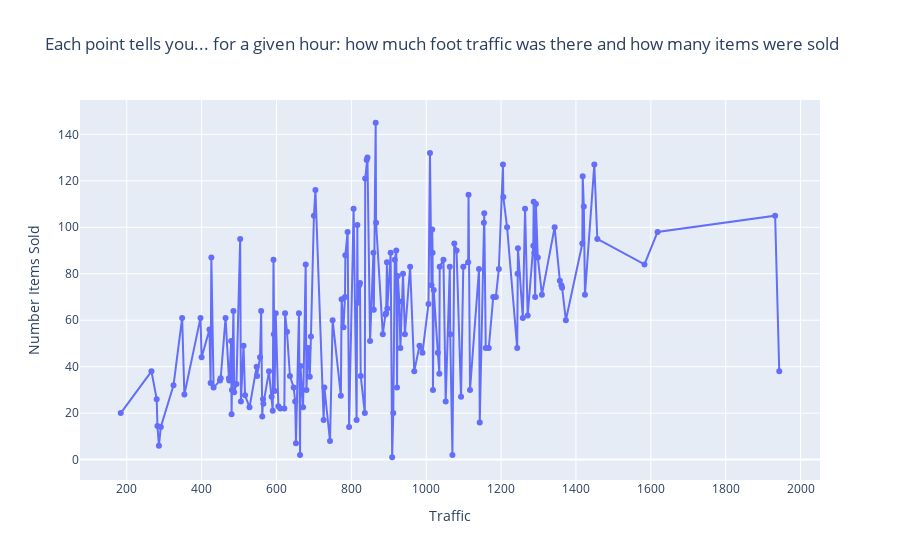

Notebook source saved alongside this figure:
### Code cell
# Create the plot using Plotly Express
fig = px.line(df_avg_sales, x='Traffic', y='Number Items Sold', title="Each point tells you... for a given hour: how much foot traffic was there and how many items were sold", markers=True)

# Show the plot
fig.show()

### Figure 1 — Plotly figure (JSON) as saved in the notebook; plotly's stock layout.template omitted (floating-point values rounded to 4 significant figures; data arrays with more than 128 entries replaced by an {"elided": "..."} marker saying what was removed)
{"data": [{"hovertemplate": "Traffic=%{x}<br>Number Items Sold=%{y}<extra></extra>", "legendgroup": "", "line": {"color": "#636efa", "dash": "solid"}, "marker": {"symbol": "circle"}, "mode": "lines+markers", "name": "", "orientation": "v", "showlegend": false, "type": "scatter", "x": {"elided": "174 int values"}, "xaxis": "x", "y": {"elided": "174 float values"}, "yaxis": "y"}], "layout": {"legend": {"tracegroupgap": 0}, "title": {"text": "Each point tells you... for a given hour: how much foot traffic was there and how many items were sold"}, "xaxis": {"anchor": "y", "domain": [0, 1], "title": {"text": "Traffic"}}, "yaxis": {"anchor": "x", "domain": [0, 1], "title": {"text": "Number Items Sold"}}}}
